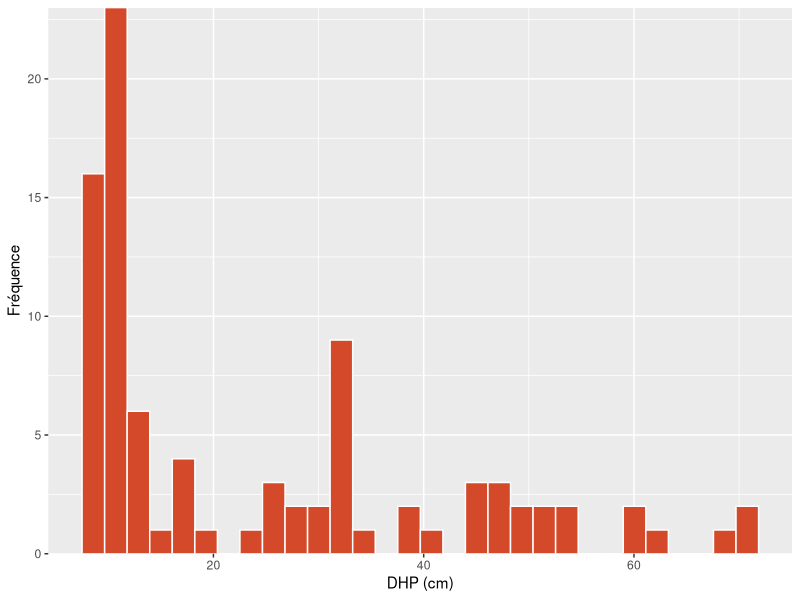

Write R code to recreate this figure. (Note: this script raises an error after producing the figure.)
## ---- chunk 1
knitr::opts_chunk$set(echo = TRUE)
library(tidyverse)
library(cowplot)
## ---- chunk 2
# Charger les données
pruche <- read.csv("../donnees/pruche.csv", stringsAsFactors = FALSE)

# Choisir un seul site et tracer l'histogramme du DHP
pruche_bd <- filter(pruche, site == "BD")
ggplot(pruche_bd, aes(x = dhp)) + 
    labs(x = "DHP (cm)", y = "Fréquence") +
    geom_histogram(col = "white", fill = "#d3492a") +
    scale_y_continuous(expand = c(0, 0))
## ---- chunk 3
ggplot(NULL, aes(x = c(13, 27))) +
    labs(x = expression(bar(x)), y = expression(f(bar(x)))) +
    stat_function(fun = function(x) dnorm(x, mean = 20, sd = 2)) +
    stat_function(fun = function(x) ifelse(pnorm(x, mean = 20, sd = 2) > 0.025 & pnorm(x, mean = 20, sd = 2) < 0.975, dnorm(x, mean = 20, sd = 2), NA), geom = "area", fill = "#d3492a") +
    scale_y_continuous(expand = c(0, 0))
## ---- chunk 4
# Nombre d'échantillons simulés
R <- 1000 
    
# n observations
# moyenne m, écart-type s
med_norm <- function(n, m, s) {
  ech <- rnorm(n, m, s)
  median(ech)
}

med <- replicate(R, med_norm(20, 5, 2))

ggplot(NULL, aes(x = med)) + 
    labs(x = "Médiane", y = "Fréquence") +
    geom_histogram(col = "white", fill = "#b3452c") +
    scale_y_continuous(expand = c(0, 0))
## ---- chunk 5
set.seed(1000)

Rmax <- 10000
n <- 20
m <- 5
s <- 2

cumul_stat <- function() {
    med <- replicate(Rmax, median(rnorm(n, m, s)))

    med_df <- data.frame(R = seq(100, 10000, 100)) %>%
        mutate(biais = map_dbl(R, ~ mean(med[1:.])) - m,
               err_type = map_dbl(R, ~ sd(med[1:.])))    
}

med_df <- bind_rows(replicate(2, cumul_stat(), simplify = FALSE), .id = "sim")


p1 <- ggplot(med_df, aes(x = R, y = biais, color = sim)) +
    labs(x = "", y = "Biais") +
    geom_point() +
    geom_line() +
    geom_hline(yintercept = 0, color = "grey80") +
    scale_color_brewer(palette = "Dark2")

p2 <- ggplot(med_df, aes(x = R, y = err_type, color = sim)) +
    labs(x = "Nombre d'échantillons simulés", y = "Erreur-type") +
    geom_point() +
    geom_line() +
    scale_color_brewer(palette = "Dark2")

plot_grid(p1, p2, ncol = 1)
## ---- chunk 6
rnorm(5)

set.seed(82)
rnorm(5)

set.seed(82)
rnorm(5)
## ---- chunk 7
dhp <- pruche_bd$dhp
summary(dhp)
## ---- chunk 8
ech <- sample(10:99, 10)
cat(sort(ech))
## ---- chunk 9
for (i in 1:3) {
  cat(sort(sample(ech, 10, replace = TRUE)), "\n")  
}
## ---- chunk 10
library(boot)

med_boot <- function(x, i) median(x[i])

boot_res <- boot(dhp, med_boot, R = 10000)
## ---- chunk 11
boot_hist <- ggplot(NULL, aes(x = boot_res$t)) + 
    labs(x = "DHP médian (cm)", y = "Fréquence") +
    geom_histogram(col = "white") +
    geom_vline(xintercept = boot_res$t0, linetype = "dashed", color = "#b3452c") +
    scale_y_continuous(expand = c(0, 0))
boot_hist
## ---- chunk 12
# Biais
mean(boot_res$t) - boot_res$t0
# Erreur-type
sd(boot_res$t)
## ---- chunk 13
boot.ci(boot_res)
